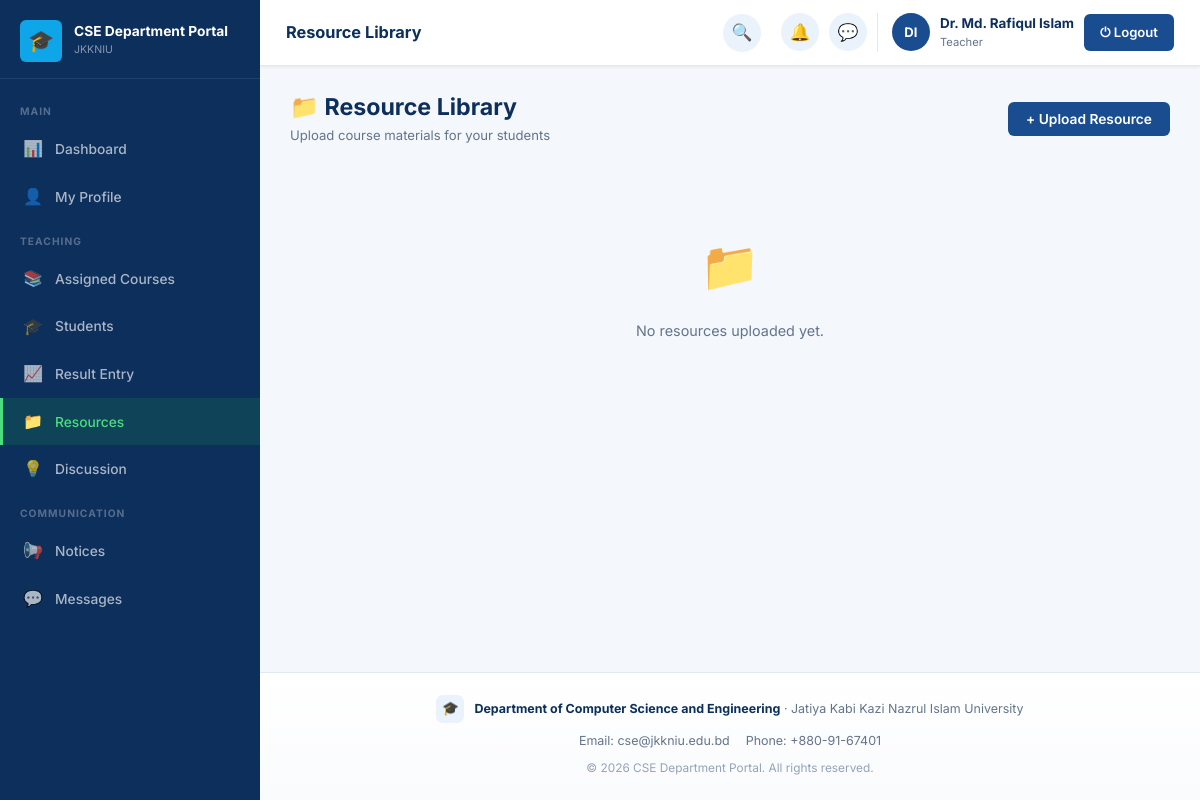
Page /teacher/resources.php (signed in) on the committed database.
### tables this page shows
CREATE TABLE settings (
    id INT AUTO_INCREMENT PRIMARY KEY,
    portal_name VARCHAR(150) NOT NULL DEFAULT 'CSE Department Portal',
    university_name VARCHAR(200) NOT NULL DEFAULT 'Jatiya Kabi Kazi Nazrul Islam University',
    department_name VARCHAR(200) NOT NULL DEFAULT 'Department of Computer Science and Engineering',
    description TEXT DEFAULT NULL,
    contact_info TEXT DEFAULT NULL,
    logo VARCHAR(255) DEFAULT NULL
);

### app/classes/SettingsModel.php (called while the page is built, shortened)
<?php
class SettingsModel
{
    private PDO $db;
    public function __construct()
    {
        $this->db = Database::getInstance()->getConnection();
    }
    public function get(): array
    {
        $stmt = $this->db->query("SELECT * FROM settings ORDER BY id LIMIT 1");
        $row = $stmt->fetch();
        return $row;
    }
}

### app/classes/Database.php (called while the page is built, shortened)
<?php
class Database
{
    private static ?Database $instance = null;
    private PDO $connection;
    private function __construct()
    {
        $dsn = 'mysql:host=' . DB_HOST . ';dbname=' . DB_NAME . ';charset=' . DB_CHARSET;
        $options = [
            PDO::ATTR_ERRMODE            => PDO::ERRMODE_EXCEPTION,
            PDO::ATTR_DEFAULT_FETCH_MODE => PDO::FETCH_ASSOC,
            PDO::ATTR_EMULATE_PREPARES   => false,
        ];
        $this->connection = new PDO($dsn, DB_USER, DB_PASS, $options);
    }
    public static function getInstance(): Database
    {
        if (self::$instance === null) {
            self::$instance = new self();
        }
        return self::$instance;
    }
    public function getConnection(): PDO
    {
        return $this->connection;
    }
}

### config/config.php (called while the page is built, shortened)
<?php
spl_autoload_register(function ($class) {
    $paths = [
        ROOT_PATH . '/app/classes/' . $class . '.php',
        ROOT_PATH . '/app/models/' . $class . '.php',
        ROOT_PATH . '/app/controllers/' . $class . '.php',
    ];
    foreach ($paths as $path) {
        if (file_exists($path)) {
            return;
        }
    }
});

### teacher/resources.php (the view, shortened to what this page needs)
<?php
require_once '../config/database.php';
$teacherModel  = new Teacher();
$resourceModel = new ResourceModel();
$teacher = $teacherModel->findByUserId(Auth::userId());
$myResources = $resourceModel->byTeacher($teacher['teacher_id']);
$currentPage = 'Resources';
include '../includes/header.php';
?>
<div class="portal-layout">
<?php include '../includes/sidebar.php'; ?>
<div class="main-content">
<?php include '../includes/navbar.php'; ?>
<div class="page-content">
<div class="page-header">
    <div><h2>📁 Resource Library</h2><div class="page-subtitle">Upload course materials for your students</div></div>
    <button class="btn btn-primary" onclick="openModal('addModal')">+ Upload Resource</button>
</div>
<?php if (empty($myResources)): ?>
    <div class="empty-state"><div class="empty-icon">📁</div><p>No resources uploaded yet.</p></div>
<?php endif; ?>
</div>
<?php include '../includes/footer.php'; ?>

### includes/sidebar.php (shortened to what this page needs)
<?php
$role         = $_SESSION['role'] ?? 'guest';
$currentPage  = $currentPage ?? '';
$sidebarClass = 'sidebar sidebar-' . $role;
$settingsModel = $settingsModel ?? new SettingsModel();
$settings      = $settings ?? $settingsModel->get();
function navItem($href, $icon, $label, $current, $badge = null) {
    $active = ($current === $label) ? ' active' : '';
    $badgeHtml = $badge ? '<span class="nav-badge">' . $badge . '</span>' : '';
    return '<a href="' . htmlspecialchars($href) . '" class="nav-item' . $active . '">
        <span class="nav-icon">' . $icon . '</span>
        <span>' . htmlspecialchars($label) . '</span>' . $badgeHtml . '
    </a>';
}
$pendingUsersCount  = 0;
$pendingReqCount    = 0;
$totalPendingBadge = ($pendingUsersCount + $pendingReqCount) ?: null;
?>
<aside class="<?= $sidebarClass ?>">
    <div class="sidebar-brand">
        <div class="brand-logo">
            <div class="brand-icon">
                <?php if (!empty($settings['logo'])): ?>
                    <img src="<?= UPLOAD_URL . htmlspecialchars($settings['logo']) ?>" alt="">
                <?php else: ?>🎓<?php endif; ?>
            </div>
            <div class="brand-text">
                <div class="brand-name"><?= htmlspecialchars($settings['portal_name'] ?? 'CSE Department Portal') ?></div>
                <div class="brand-univ">JKKNIU</div>
            </div>
        </div>
    </div>
    <nav class="sidebar-nav">
    <?php if ($role === 'admin'): ?>
        <div class="nav-section-label">Main</div>
        <?= navItem(BASE_URL.'admin/dashboard.php', '📊', 'Dashboard', $currentPage) ?>
        <?= navItem(BASE_URL.'admin/approvals.php', '✅', 'Approvals', $currentPage, $totalPendingBadge) ?>
        <div class="nav-section-label">User Management</div>
        <?= navItem(BASE_URL.'admin/students.php', '🎓', 'Students', $currentPage) ?>
        <?= navItem(BASE_URL.'admin/teachers.php', '👨‍🏫', 'Teachers', $currentPage) ?>
        <div class="nav-section-label">Academics</div>
        <?= navItem(BASE_URL.'admin/batches.php', '🗂️', 'Batches', $currentPage) ?>
        <?= navItem(BASE_URL.'admin/courses.php', '📚', 'Courses', $currentPage) ?>
        <?= navItem(BASE_URL.'admin/course_assignments.php', '🔗', 'Course Assignment', $currentPage) ?>
        <?= navItem(BASE_URL.'admin/routine.php', '🗓️', 'Routine', $currentPage) ?>
        <?= navItem(BASE_URL.'admin/exam_schedules.php', '📝', 'Exam Schedules', $currentPage) ?>
        <?= navItem(BASE_URL.'admin/results.php', '📈', 'Final Results', $currentPage) ?>
        <div class="nav-section-label">Communication</div>
        <?= navItem(BASE_URL.'admin/notices.php', '📢', 'Notices', $currentPage) ?>
        <?= navItem(BASE_URL.'admin/discussions.php', '💡', 'Discussion', $currentPage) ?>
        <?= navItem(BASE_URL.'admin/messages.php', '💬', 'Messages', $currentPage) ?>
        <div class="nav-section-label">System</div>
        <?= navItem(BASE_URL.'admin/settings.php', '⚙️', 'Settings', $currentPage) ?>
    <?php elseif ($role === 'teacher'): ?>
        <div class="nav-section-label">Main</div>
        <?= navItem(BASE_URL.'teacher/dashboard.php', '📊', 'Dashboard', $currentPage) ?>
        <?= navItem(BASE_URL.'teacher/profile.php', '👤', 'My Profile', $currentPage) ?>
        <div class="nav-section-label">Teaching</div>
        <?= navItem(BASE_URL.'teacher/courses.php', '📚', 'Assigned Courses', $currentPage) ?>
        <?= navItem(BASE_URL.'teacher/students.php', '🎓', 'Students', $currentPage) ?>
        <?= navItem(BASE_URL.'teacher/results.php', '📈', 'Result Entry', $currentPage) ?>
        <?= navItem(BASE_URL.'teacher/resources.php', '📁', 'Resources', $currentPage) ?>
        <?= navItem(BASE_URL.'teacher/discussions.php', '💡', 'Discussion', $currentPage) ?>
        <div class="nav-section-label">Communication</div>
        <?= navItem(BASE_URL.'teacher/notices.php', '📢', 'Notices', $currentPage) ?>
        <?= navItem(BASE_URL.'teacher/messages.php', '💬', 'Messages', $currentPage) ?>
    <?php endif; ?>
    </nav>
</aside>

### includes/footer.php (shortened to what this page needs)
    <footer class="portal-footer">
        <div class="footer-brand">
            <div class="footer-brand-icon">
                <?php if (!empty($settings['logo'])): ?>
                    <img src="<?= UPLOAD_URL . htmlspecialchars($settings['logo']) ?>" alt="">
                <?php else: ?>🎓<?php endif; ?>
            </div>
            <div class="footer-brand-text">
                <strong><?= htmlspecialchars($settings['department_name'] ?? 'Department of Computer Science and Engineering') ?></strong>
                &middot; <?= htmlspecialchars($settings['university_name'] ?? 'JKKNIU') ?>
            </div>
        </div>
        <?php if (!empty($settings['contact_info'])): ?>
        <div class="footer-contact">
            <?php foreach (explode('|', $settings['contact_info']) as $part): ?>
                <span><?= htmlspecialchars(trim($part)) ?></span>
            <?php endforeach; ?>
        </div>
        <?php endif; ?>
        <div class="footer-copyright">
            &copy; <?= date('Y') ?> <?= htmlspecialchars($settings['portal_name'] ?? 'CSE Department Portal') ?>. All rights reserved.
        </div>
    </footer>
</body>
</html>

### assets/css/dashboard.css (style rules this page uses)
.sidebar-teacher .nav-item.active { background: rgba(22,163,74,0.18); color: #4ade80; border-left-color: #4ade80; }

### rows in the picture
settings: portal_name "CSE Department Portal", department_name "Department of Computer Science and Engineering", university_name "Jatiya Kabi Kazi Nazrul Islam University", contact_info "Email: cse@jkkniu.edu.bd", contact_info "Phone: +880-91-67401"

### other values in the picture
$icon "📊 👤 📚 🎓 📈 📁 💡 📢 💬"
$label "Dashboard My Profile Assigned Courses Students Result Entry Resources Discussion Notices Messages"
$pageTitle "Resource Library"
$initials "DI"
$userName "Dr. Md. Rafiqul Islam"
$role "Teacher"
